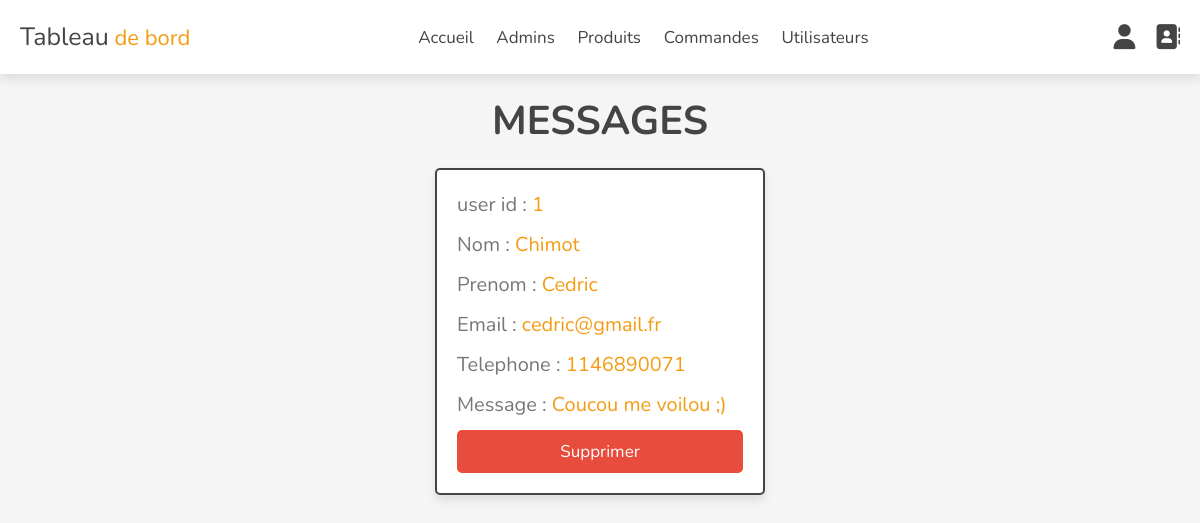
The page /admin/messages.php (signed in) on the database its author committed.
### tables this page shows
CREATE TABLE `messages` (
  `id` int(100) NOT NULL,
  `user_id` int(100) NOT NULL,
  `nom` varchar(100) NOT NULL,
  `prenom` varchar(100) NOT NULL,
  `email` varchar(100) NOT NULL,
  `telephone` varchar(12) NOT NULL,
  `message` varchar(500) NOT NULL
);

### admin/messages.php (the view, shortened to what this page needs)
<?php
include '../components/connect.php';
?>
<!DOCTYPE html>
<html lang="en">
<head>
   <link rel="stylesheet" href="https://cdnjs.cloudflare.com/ajax/libs/font-awesome/6.1.1/css/all.min.css">
   <link rel="stylesheet" href="assets/css/admin_style.css">
</head>
<body>
   <?php include '../components/admin_header.php'; ?>
   <section class="contacts">
      <h1 class="heading">Messages</h1>
      <div class="box-container">
         <?php
         $select_messages = $conn->prepare("SELECT * FROM `messages`");
         $select_messages->execute();
         if ($select_messages->rowCount() > 0) {
            while ($fetch_message = $select_messages->fetch(PDO::FETCH_ASSOC)) {
         ?>
               <div class="box">
                  <p> user id : <span><?= $fetch_message['user_id']; ?></span></p>
                  <p> Nom : <span><?= $fetch_message['nom']; ?></span></p>
                  <p> Prenom : <span><?= $fetch_message['prenom']; ?></span></p>
                  <p> Email : <span><?= $fetch_message['email']; ?></span></p>
                  <p> Telephone : <span><?= $fetch_message['telephone']; ?></span></p>
                  <p> Message : <span><?= $fetch_message['message']; ?></span></p>
                  <a href="messages.php??delete=<?= $fetch_message['id']; ?>" onclick="return confirm('Supprimer ce message ?');" class="delete-btn">Supprimer</a>
               </div>
         <?php
            }
         } else {
            echo '<p class="empty">Vous n\'avez pas de messages</p>';
         }
         ?>
      </div>
   </section>
</body>
</html>

### admin/assets/css/admin_style.css (style rules this page uses)
:root { --main-color:#2980b9; --orange:#f39c12; --red:#e74c3c; --black:#444; --white:#fff; --light-color:#777; --light-bg:#f5f5f5; --border:.2rem solid var(--black); --box-shadow:0 .5rem 1rem rgba(0,0,0,.1); }
* { font-family: 'Nunito', sans-serif; margin:0; padding:0; box-sizing: border-box; outline: none; border:none; text-decoration: none; }
html { font-size: 62.5%; overflow-x: hidden; }
body { background-color: var(--light-bg); padding-bottom: 10rem; }
section { padding:2rem; max-width: 1200px; margin:0 auto; }
.heading { font-size: 4rem; color:var(--black); margin-bottom: 2rem; text-align: center; text-transform: uppercase; }
.btn, .delete-btn, .option-btn { display: block; width: 100%; margin-top: 1rem; border-radius: .5rem; padding:1rem 3rem; font-size: 1.7rem; color:var(--white); cursor: pointer; text-align: center; }
.delete-btn { background-color: var(--red); }
.contacts .box-container { display: grid; grid-template-columns: repeat(auto-fit, 33rem); gap:1.5rem; align-items: flex-start; justify-content: center; }
.contacts .box-container .box { padding:2rem; padding-top: 1rem; border-radius: .5rem; border:var(--border); background-color: var(--white); box-shadow: var(--box-shadow); }
.contacts .box-container .box p { line-height: 1.5; font-size: 2rem; color:var(--light-color); margin:1rem 0; }
.contacts .box-container .box p span { color:var(--orange); }

### rows shown on the page
messages: user "1", nom "Chimot", prenom "Cedric", email "cedric@gmail.fr", telephone "1146890071", message "Coucou me voilou ;)"
